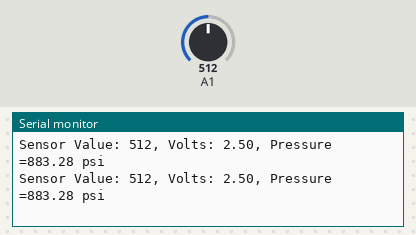
This sketch was run on a simulated Arduino Uno, built with avr-gcc and run on an emulated ATmega328P. Shown: the last lines printed to the serial monitor. The test bench sets the inputs (shaded band); at power-on: A1 = 512.

Above: at 1.2 s.
1.3 s: A1 set to 716
At 1.32 s:
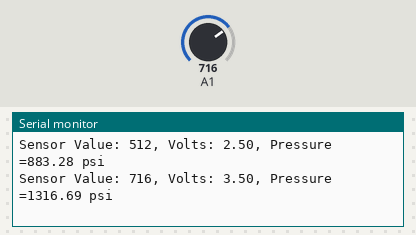
4.3 s: A1 set to 900
At 4.37 s:
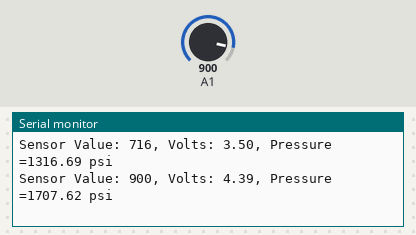
Timing chart, 0 to 7.3 s (numbered marks = the images above; inputs shaded):
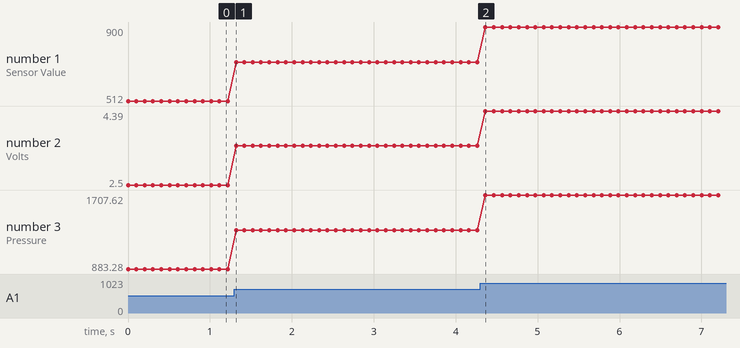

Measured:
- after the input at 1.3 s, the serial monitor: prints a new line at once (image 1)
- after the input at 4.3 s, the serial monitor: prints a new line after 0.06 s (image 2)
- plotted number 1: 512 → 716 after the input at 1.3 s, 716 → 900 after the input at 4.3 s
- plotted number 2: 2.5 → 3.5 after the input at 1.3 s, 3.5 → 4.39 after the input at 4.3 s
- plotted number 3: 883.28 → 1316.69 after the input at 1.3 s, 1316.69 → 1707.62 after the input at 4.3 s

The sketch:

pressure_Sensor2.ino
```cpp
void setup() {
      Serial.begin(9600);
}

void loop() {
int sensorVal=analogRead(A1);
Serial.print("Sensor Value: ");
Serial.print(sensorVal);

float voltage = (sensorVal*5.0)/1024.0;
      Serial.print(", Volts: ");
      Serial.print(voltage);

  float pressure_pascal = (3.0*((float)voltage-0.47))*1000.0;
  float pressure_psi = pressure_pascal/6.894757;
      Serial.print(", Pressure =");
      Serial.print(pressure_psi);
      Serial.print(" psi");
      Serial.print('\n');

      delay(100);
}
```
